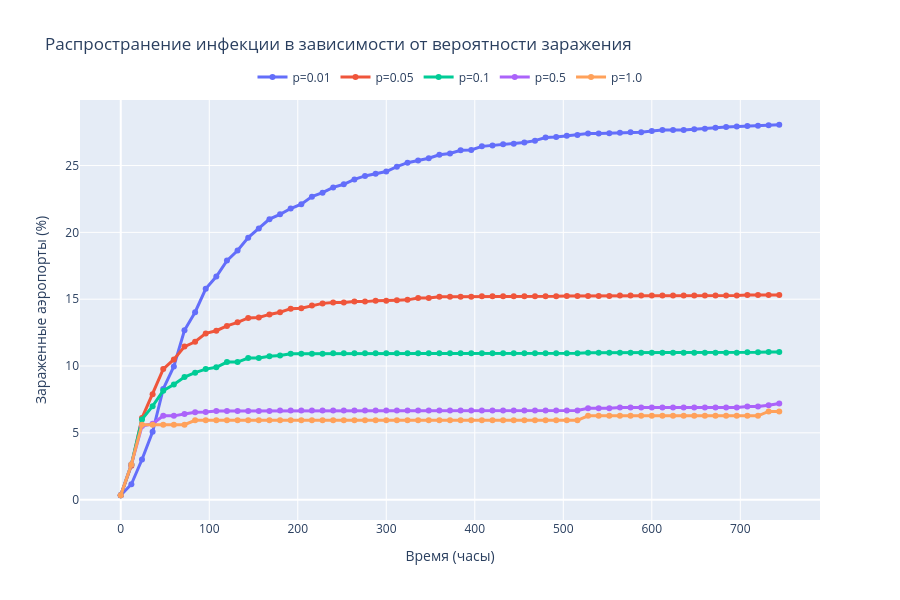

Notebook code for this chart:
### Markdown cell above
## Визуализация: График распространения инфекции

### Code cell
# Создание графика
fig = go.Figure()

colors = ['#636EFA', '#EF553B', '#00CC96', '#AB63FA', '#FFA15A']

for i, prob in enumerate(probabilities):
    data = results_df[results_df['probability'] == prob]
    
    fig.add_trace(go.Scatter(
        x=data['time_hours'],
        y=data['mean_infected_pct'],
        mode='lines+markers',
        name=f'p={prob}',
        line=dict(width=3, color=colors[i]),
        marker=dict(size=6)
    ))

fig.update_layout(
    title='Распространение инфекции в зависимости от вероятности заражения',
    xaxis_title='Время (часы)',
    yaxis_title='Зараженные аэропорты (%)',
    hovermode='x unified',
    legend=dict(
        orientation='h',
        yanchor='bottom',
        y=1.02,
        xanchor='center',
        x=0.5
    ),
    height=600
)

fig.show()
